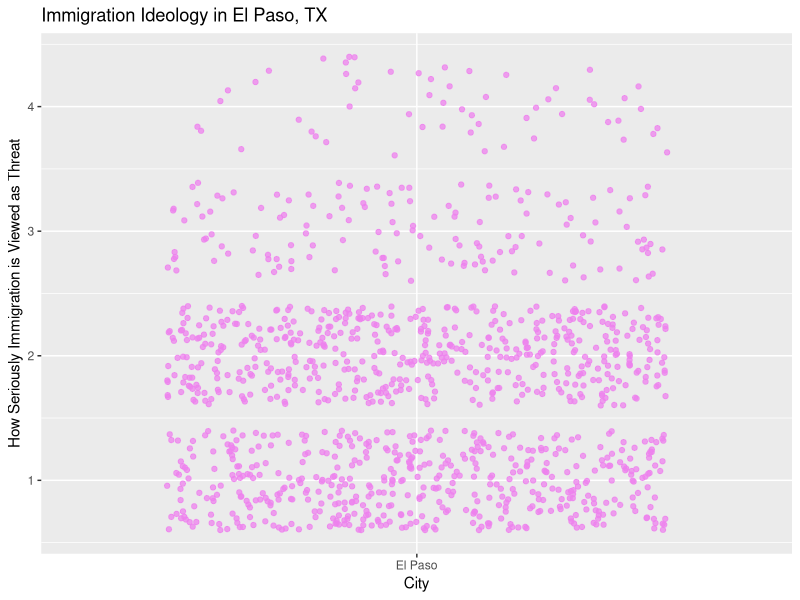
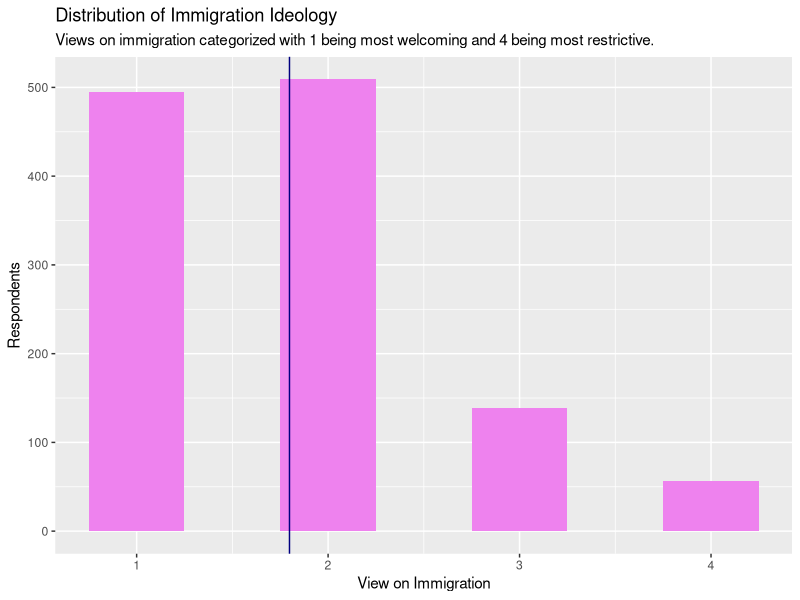

Write R code to recreate these figures, in order.
## ---- chunk 1
knitr::opts_chunk$set(echo = FALSE)
library("haven")
## ---- chunk 2
library(haven)
UT_data <- read_sav("utex0055e_output.sav")
UT_data |>
  head()
## ---- chunk 3
library(tidyverse)
UT_data <- UT_data |>
  mutate(border_zip = if_else(zipcode == 79901 | 79902 | 79903 | 79904 | 79905 | 79906 | 79907 | 79908 | 79910 | 79911 | 79912 | 79913 | 79914 | 79915 | 79916 | 79917 | 79918 | 79920 | 79922 | 79923 | 79924 | 79925 | 79926 | 79927 | 79929 | 79930 | 79931 | 79932 | 79934 | 79935 | 79936 | 79937 | 79938 | 79940 | 79941 | 79942 | 79943 | 79944 | 79945| 79946 | 79947 | 79948 | 79949 | 79950 | 79951 | 79952 | 79953 | 79954 | 79955 | 79958 | 79960 | 79961 | 79966 | 79968 | 79973 | 79974 | 79975 | 79976 | 79977 | 79978 | 79980 | 79982 | 79983 | 79984 | 79985 | 79986 | 79987 | 79988 | 79989 | 79990 | 79991 | 79992 | 79993 | 79994 | 79995 | 79996 | 79997 | 79998 | 79999, "El Paso", "Other"))

## ---- chunk 4
El_Paso_Scatter <- ggplot(data = UT_data, mapping = aes(x = border_zip, y = Q20A)) +
                        geom_jitter(alpha = 0.75, color = "violet")+
  labs( x = "City",
        y = "How Seriously Immigration is Viewed as Threat",
        title = "Immigration Ideology in El Paso, TX")
El_Paso_Scatter
## ---- chunk 5
Border_Views <- UT_data |>
   mutate(border_zipcode = if_else(zipcode == 79901 | 79902 | 79903 | 79904 | 79905 | 79906 | 79907 | 79908 | 79910 | 79911 | 79912 | 79913 | 79914 | 79915 | 79916 | 79917 | 79918 | 79920 | 79922 | 79923 | 79924 | 79925 | 79926 | 79927 | 79929 | 79930 | 79931 | 79932 | 79934 | 79935 | 79936 | 79937 | 79938 | 79940 | 79941 | 79942 | 79943 | 79944 | 79945| 79946 | 79947 | 79948 | 79949 | 79950 | 79951 | 79952 | 79953 | 79954 | 79955 | 79958 | 79960 | 79961 | 79966 | 79968 | 79973 | 79974 | 79975 | 79976 | 79977 | 79978 | 79980 | 79982 | 79983 | 79984 | 79985 | 79986 | 79987 | 79988 | 79989 | 79990 | 79991 | 79992 | 79993 | 79994 | 79995 | 79996 | 79997 | 79998 | 79999, "El Paso", "Other")) |>
  group_by(border_zipcode) |>
  summarize(ideology_mean = mean(Q20A)) 
  
Border_Views
## ---- chunk 6
zip_hist <- ggplot(data = UT_data, mapping = aes(x = Q20A)) +
                        geom_histogram(binwidth = 0.5,
                                       fill = "violet") + 
  geom_vline(mapping = aes(xintercept = 1.79833), color = "navy", width = .25) +
  labs(title = "Distribution of Immigration Ideology",
       x = "View on Immigration", 
       y = "Respondents", 
       subtitle = "Views on immigration categorized with 1 being most welcoming and 4 being most restrictive.")
zip_hist
